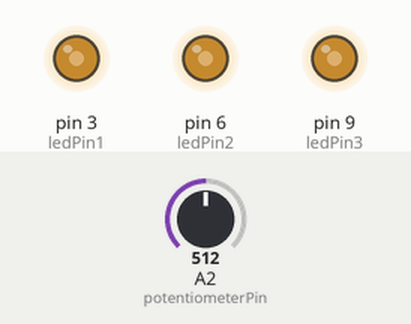
Simulated run of this sketch. Board: Arduino Uno, built with avr-gcc and run on an emulated ATmega328P. On the bench: output pins drawn as LEDs (lit = HIGH). The inputs (shaded band) are chosen by the test bench; at power-on: A2 (potentiometerPin) = 512.

Above: at 1.2 s.
1.3 s: A2 (potentiometerPin) set to 716
At 2.2 s:
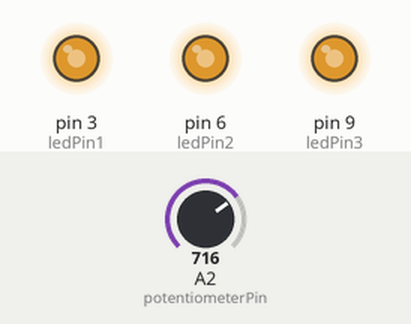
2.8 s: A2 (potentiometerPin) set to 900
At 3.8 s:
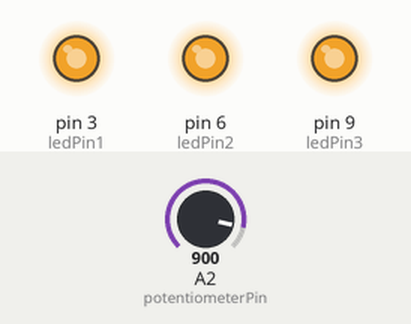
4.3 s: A2 (potentiometerPin) set to 122
At 5.3 s:
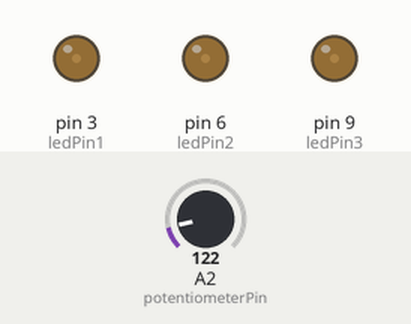
5.8 s: A2 (potentiometerPin) set to 0
At 6.8 s:
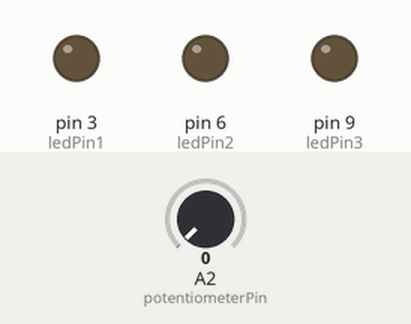
7.3 s: A2 (potentiometerPin) set to 511
At 8.3 s:
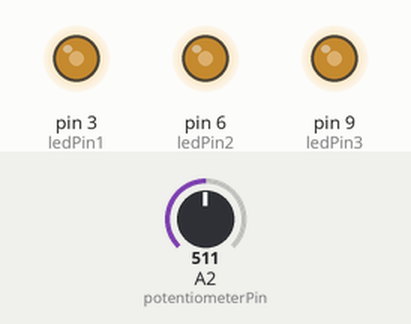
Timing chart, 0 to 9.8 s (numbered marks = the images above; inputs shaded):
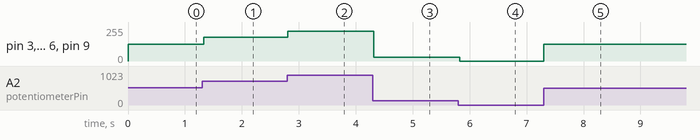

Measured:
- after the input at 1.3 s, pin 3 (ledPin1), pin 6 (ledPin2), pin 9 (ledPin3): 127/255 → 178/255 at once
- after the input at 2.8 s, pin 3 (ledPin1), pin 6 (ledPin2), pin 9 (ledPin3): 178/255 → 224/255 at once
- after the input at 4.3 s, pin 3 (ledPin1), pin 6 (ledPin2), pin 9 (ledPin3): 224/255 → 30/255 at once
- after the input at 5.8 s, pin 3 (ledPin1), pin 6 (ledPin2), pin 9 (ledPin3): 30/255 → 0/255 at once
- after the input at 7.3 s, pin 3 (ledPin1), pin 6 (ledPin2), pin 9 (ledPin3): 0/255 → 127/255 at once

The sketch:

pwm_using_pot.ino
```cpp
int ledPin1 = 3;    // LED connected to digital pin 3
int ledPin2 = 6;    // LED connected to digital pin 6
int ledPin3 = 9;    // LED connected to digital pin 9
int potentiometerPin = A2;


void setup()
    {
     // nothing happens in setup
    }

void loop()
    {
      int potValue = potentiometerValue();
      int fadeValue = map(potValue, 0, 1023, 0, 255);   // sets the value (range from 0 to 255):

      analogWrite(ledPin1, fadeValue);
      analogWrite(ledPin2, fadeValue);
      analogWrite(ledPin3, fadeValue);
      // wait for 30 milliseconds to see the dimming effect
      delay(30);
    }


//function to calculate potentiometer value
int potentiometerValue()
   {
    int val = analogRead(potentiometerPin);
    return val;
   }
```
